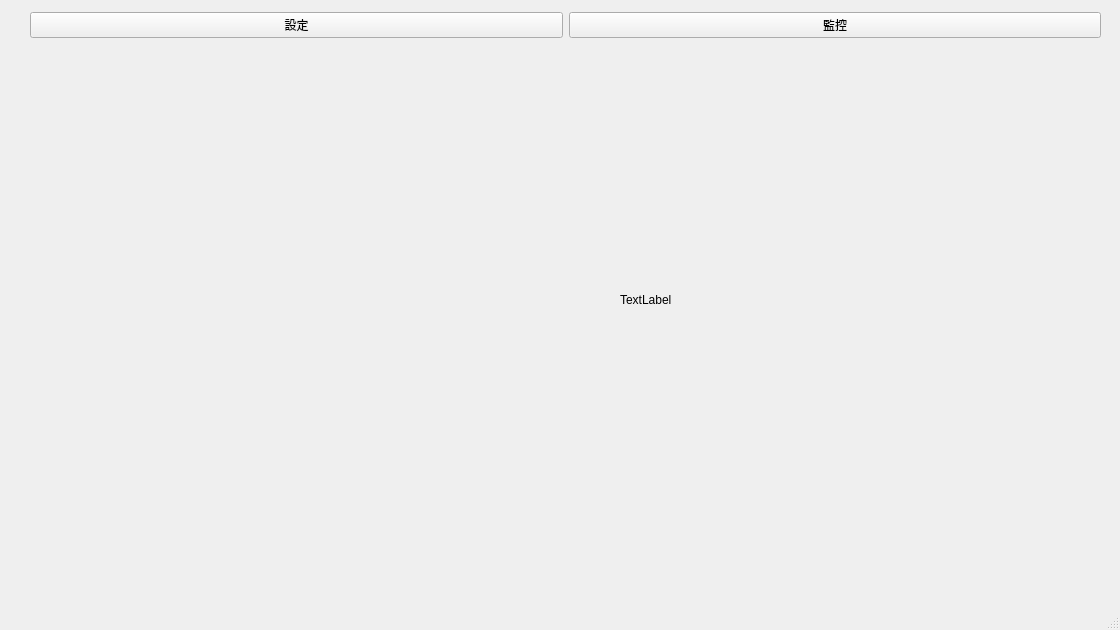
<?xml version="1.0" encoding="UTF-8"?>
<ui version="4.0">
 <class>MainWindow</class>
 <widget class="QMainWindow" name="MainWindow">
  <property name="geometry">
   <rect>
    <x>0</x>
    <y>0</y>
    <width>1120</width>
    <height>630</height>
   </rect>
  </property>
  <property name="windowTitle">
   <string>MainWindow</string>
  </property>
  <widget class="QWidget" name="centralwidget">
   <widget class="QLabel" name="label">
    <property name="geometry">
     <rect>
      <x>620</x>
      <y>120</y>
      <width>480</width>
      <height>360</height>
     </rect>
    </property>
    <property name="text">
     <string>TextLabel</string>
    </property>
   </widget>
   <widget class="QWidget" name="">
    <property name="geometry">
     <rect>
      <x>30</x>
      <y>-20</y>
      <width>1071</width>
      <height>91</height>
     </rect>
    </property>
    <layout class="QHBoxLayout" name="horizontalLayout">
     <item>
      <widget class="QPushButton" name="Setting">
       <property name="text">
        <string>設定</string>
       </property>
      </widget>
     </item>
     <item>
      <widget class="QPushButton" name="Setting_2">
       <property name="enabled">
        <bool>true</bool>
       </property>
       <property name="text">
        <string>監控</string>
       </property>
      </widget>
     </item>
    </layout>
   </widget>
  </widget>
  <widget class="QStatusBar" name="statusbar"/>
 </widget>
 <resources/>
 <connections/>
</ui>
